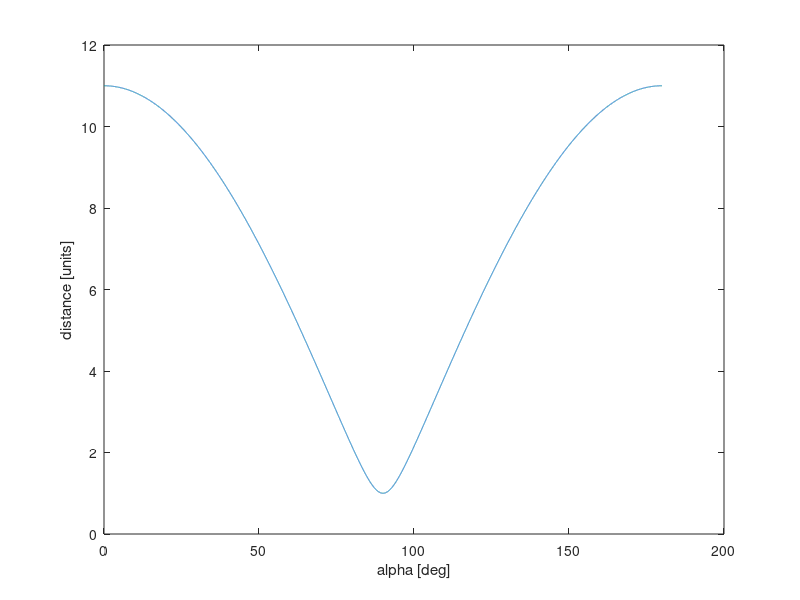

Here is the MATLAB script that generated this plot:
clear;clc;close all;

l1 = 5; % l1 value
l2 = 6; % l2 value
alph = 0:.01:180; % make the vector of all angles of alpha
bet = 0:.01:180; % make a vector of all angles of beta

theta = 180-(alph+bet); % find the third angle of the triangle

d = sqrt(l1.^2+l2.^2 - 2*l1*l2*cos(deg2rad(theta))); % use law of cos to fing lenght of d in vector
plot(alph,d) % plot it
xlabel('alpha [deg]') % lable the plot
ylabel('distance [units]')